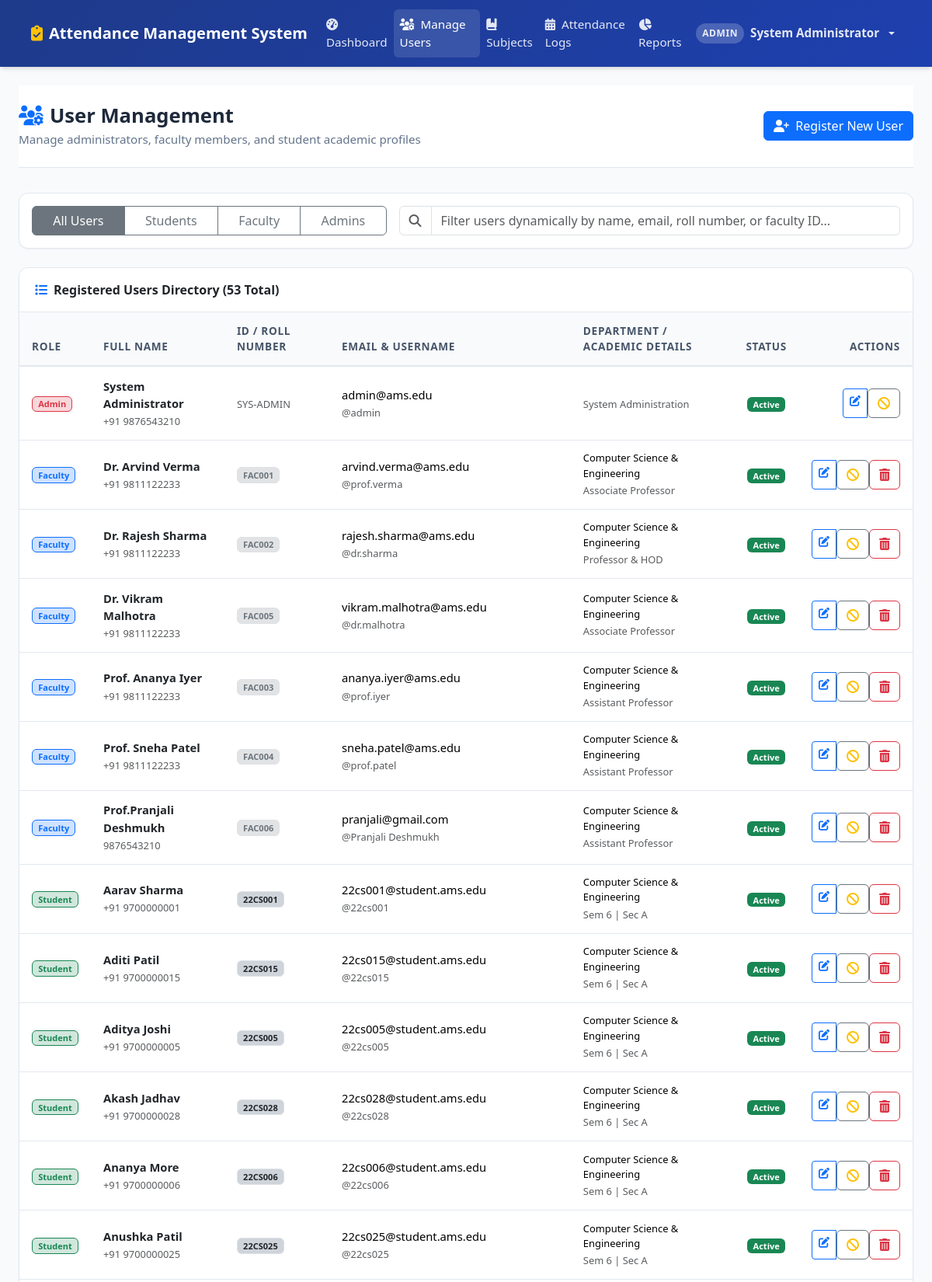
Page /admin/users (signed in, upper part) on the committed database.
### tables this page shows
CREATE TABLE users (
        id INTEGER PRIMARY KEY AUTOINCREMENT,
        username TEXT UNIQUE NOT NULL,
        email TEXT UNIQUE NOT NULL,
        password_hash TEXT NOT NULL,
        role TEXT NOT NULL CHECK(role IN ('admin', 'faculty', 'student')),
        full_name TEXT NOT NULL,
        phone TEXT,
        is_active INTEGER NOT NULL DEFAULT 1,
        created_at TIMESTAMP DEFAULT CURRENT_TIMESTAMP
    );

CREATE TABLE faculty (
        id INTEGER PRIMARY KEY AUTOINCREMENT,
        user_id INTEGER UNIQUE NOT NULL,
        faculty_id TEXT UNIQUE NOT NULL,
        department TEXT NOT NULL DEFAULT 'Computer Science & Engineering',
        designation TEXT NOT NULL DEFAULT 'Assistant Professor',
        FOREIGN KEY (user_id) REFERENCES users(id) ON DELETE CASCADE
    );

CREATE TABLE students (
        id INTEGER PRIMARY KEY AUTOINCREMENT,
        user_id INTEGER UNIQUE NOT NULL,
        roll_number TEXT UNIQUE NOT NULL,
        department TEXT NOT NULL DEFAULT 'Computer Science & Engineering',
        semester INTEGER NOT NULL DEFAULT 6,
        section TEXT NOT NULL DEFAULT 'A',
        batch_year TEXT NOT NULL DEFAULT '2022-2026',
        FOREIGN KEY (user_id) REFERENCES users(id) ON DELETE CASCADE
    );

### app.py (the view)
@app.route('/admin/users')
@role_required('admin')
def admin_users():
    role_filter = request.args.get('role', '').strip()
    search = request.args.get('search', '').strip()
    users = models.get_all_users(role=role_filter if role_filter else None, search=search if search else None)
    return render_template('admin/users.html', users=users, selected_role=role_filter, search=search)

### templates/admin/users.html (shortened to what this page needs)
{% extends 'base.html' %}
{% block content %}
<div class="page-header d-flex justify-content-between align-items-center flex-wrap gap-2">
    <div>
        <h1><i class="fa-solid fa-users-gear text-primary me-2"></i>User Management</h1>
        <p>Manage administrators, faculty members, and student academic profiles</p>
    </div>
    <div>
        <a href="{{ url_for('admin_create_user') }}" class="btn btn-primary">
            <i class="fa-solid fa-user-plus me-1"></i> Register New User
        </a>
    </div>
</div>
<div class="card mb-4">
    <div class="card-body">
        <div class="row g-3 align-items-center">
            <div class="col-md-6 col-lg-5">
                <div class="btn-group w-100" role="group">
                    <a href="{{ url_for('admin_users') }}" class="btn btn-outline-secondary {% if not selected_role %}active{% endif %}">
                        All Users
                    </a>
                    <a href="{{ url_for('admin_users', role='student') }}" class="btn btn-outline-secondary {% if selected_role == 'student' %}active{% endif %}">
                        Students
                    </a>
                    <a href="{{ url_for('admin_users', role='faculty') }}" class="btn btn-outline-secondary {% if selected_role == 'faculty' %}active{% endif %}">
                        Faculty
                    </a>
                    <a href="{{ url_for('admin_users', role='admin') }}" class="btn btn-outline-secondary {% if selected_role == 'admin' %}active{% endif %}">
                        Admins
                    </a>
                </div>
            </div>
            <div class="col-md-6 col-lg-7">
                <div class="input-group">
                    <span class="input-group-text bg-white text-muted"><i class="fa-solid fa-magnifying-glass"></i></span>
                    <input type="text"
                           class="form-control table-search-input"
                           data-table="usersTable"
                           placeholder="Filter users dynamically by name, email, roll number, or faculty ID...">
                </div>
            </div>
        </div>
    </div>
</div>
<div class="card">
    <div class="card-header d-flex justify-content-between align-items-center">
        <span class="fw-bold">
            <i class="fa-solid fa-list me-2 text-primary"></i>Registered Users Directory ({{ users|length }} Total)
        </span>
    </div>
    <div class="table-responsive">
        <table class="table table-custom table-hover align-middle mb-0" id="usersTable">
            <thead>
                <tr>
                    <th>Role</th>
                    <th>Full Name</th>
                    <th>ID / Roll Number</th>
                    <th>Email & Username</th>
                    <th>Department / Academic Details</th>
                    <th class="text-center">Status</th>
                    <th class="text-end">Actions</th>
                </tr>
            </thead>
            <tbody>
                {% for u in users %}
                    <tr>
                        <td>
                            {% if u.role == 'admin' %}
                                <span class="badge bg-danger-subtle text-danger border border-danger">Admin</span>
                            {% elif u.role == 'faculty' %}
                                <span class="badge bg-primary-subtle text-primary border border-primary">Faculty</span>
                            {% else %}
                                <span class="badge bg-success-subtle text-success border border-success">Student</span>
                            {% endif %}
                        </td>
                        <td>
                            <div class="fw-bold text-dark">{{ u.full_name }}</div>
                            <small class="text-muted">{{ u.phone or 'No phone added' }}</small>
                        </td>
                        <td>
                            {% if u.role == 'student' %}
                                <span class="badge bg-dark-subtle text-dark border">{{ u.roll_number }}</span>
                            {% elif u.role == 'faculty' %}
                                <span class="badge bg-secondary-subtle text-secondary border">{{ u.faculty_id }}</span>
                            {% else %}
                                <span class="text-muted small">SYS-ADMIN</span>
                            {% endif %}
                        </td>
                        <td>
                            <div>{{ u.email }}</div>
                            <small class="text-muted">@{{ u.username }}</small>
                        </td>
                        <td>
                            {% if u.role == 'student' %}
                                <small class="d-block">{{ u.student_dept }}</small>
                                <small class="text-muted">Sem {{ u.semester }} | Sec {{ u.section }}</small>
                            {% elif u.role == 'faculty' %}
                                <small class="d-block">{{ u.faculty_dept }}</small>
                                <small class="text-muted">{{ u.designation }}</small>
                            {% else %}
                                <small class="text-muted">System Administration</small>
                            {% endif %}
                        </td>
                        <td class="text-center">
                            {% if u.is_active %}
                                <span class="badge bg-success">Active</span>
                            {% else %}
                                <span class="badge bg-secondary">Inactive</span>
                            {% endif %}
                        </td>
                        <td class="text-end">
                            <div class="btn-group btn-group-sm">
                                <a href="{{ url_for('admin_edit_user', user_id=u.id) }}" class="btn btn-outline-primary" title="Edit User">
                                    <i class="fa-solid fa-pen-to-square"></i>
                                </a>
                                <form method="POST" action="{{ url_for('admin_toggle_user_status', user_id=u.id) }}" class="d-inline">
                                    <button type="submit" class="btn btn-outline-secondary" title="Toggle Status">
                                        <i class="fa-solid {% if u.is_active %}fa-ban text-warning{% else %}fa-check text-success{% endif %}"></i>
                                    </button>
                                </form>
                                {% if u.username != 'admin' %}
                                    <form method="POST" action="{{ url_for('admin_delete_user', user_id=u.id) }}" class="d-inline" onsubmit="return confirm('Are you sure you want to delete {{ u.full_name }}? This will permanently remove their records.');">
                                        <button type="submit" class="btn btn-outline-danger" title="Delete User">
                                            <i class="fa-solid fa-trash-can"></i>
                                        </button>
                                    </form>
                                {% endif %}
                            </div>
                        </td>
                    </tr>
                {% endfor %}
            </tbody>
        </table>
    </div>
</div>
{% endblock %}

### templates/base.html (shortened to what this page needs)
<!DOCTYPE html>
<html lang="en">
<head>
    <link href="https://cdn.jsdelivr.net/npm/bootstrap@5.3.3/dist/css/bootstrap.min.css" rel="stylesheet">
    <link href="https://cdnjs.cloudflare.com/ajax/libs/font-awesome/6.5.1/css/all.min.css" rel="stylesheet">
    <link href="{{ url_for('static', filename='css/style.css') }}" rel="stylesheet">
</head>
<body>
    <nav class="navbar navbar-expand-lg navbar-dark navbar-custom">
        <div class="container-fluid px-lg-4">
            <a class="navbar-brand" href="{{ url_for('index') }}">
                <i class="fa-solid fa-clipboard-check text-warning"></i>
                <span>Attendance Management System</span>
            </a>
            <div class="collapse navbar-collapse" id="amsNavbar">
                <ul class="navbar-nav me-auto mb-2 mb-lg-0">
                    {% if current_user.role == 'admin' %}
                        <li class="nav-item">
                            <a class="nav-link {% if request.endpoint == 'admin_dashboard' %}active{% endif %}" href="{{ url_for('admin_dashboard') }}">
                                <i class="fa-solid fa-gauge-high me-1"></i> Dashboard
                            </a>
                        </li>
                        <li class="nav-item">
                            <a class="nav-link {% if 'admin_users' in request.endpoint %}active{% endif %}" href="{{ url_for('admin_users') }}">
                                <i class="fa-solid fa-users-gear me-1"></i> Manage Users
                            </a>
                        </li>
                        <li class="nav-item">
                            <a class="nav-link {% if 'admin_subjects' in request.endpoint %}active{% endif %}" href="{{ url_for('admin_subjects') }}">
                                <i class="fa-solid fa-book-bookmark me-1"></i> Subjects
                            </a>
                        </li>
                        <li class="nav-item">
                            <a class="nav-link {% if request.endpoint == 'admin_attendance' %}active{% endif %}" href="{{ url_for('admin_attendance') }}">
                                <i class="fa-solid fa-calendar-days me-1"></i> Attendance Logs
                            </a>
                        </li>
                        <li class="nav-item">
                            <a class="nav-link {% if request.endpoint == 'admin_reports' %}active{% endif %}" href="{{ url_for('admin_reports') }}">
                                <i class="fa-solid fa-chart-pie me-1"></i> Reports
                            </a>
                        </li>
                    {% endif %}
                </ul>
                <ul class="navbar-nav ms-auto align-items-center">
                    {% if current_user.id %}
                        <li class="nav-item dropdown">
                            <a class="nav-link dropdown-toggle d-flex align-items-center gap-2" href="#" role="button" data-bs-toggle="dropdown">
                                <span class="navbar-badge">{{ current_user.role }}</span>
                                <span class="fw-semibold">{{ current_user.full_name }}</span>
                            </a>
                        </li>
                    {% endif %}
                </ul>
            </div>
        </div>
    </nav>
    <main class="py-4">
        <div class="container-fluid px-lg-4">
            {% block content %}{% endblock %}
        </div>
    </main>
</body>
</html>

### rows in the picture
users: full_name "System Administrator", role "Admin", phone "+91 9876543210", email "admin@ams.edu", username "admin", is_active "Active"
faculty: shows "Faculty", full_name "Dr. Arvind Verma", phone "+91 9811122233", faculty_id "FAC001", email "arvind.verma@ams.edu", username "prof.verma", faculty_dept "Computer Science & Engineering", designation "Associate Professor"
faculty: shows "Faculty", full_name "Dr. Rajesh Sharma", phone "+91 9811122233", faculty_id "FAC002", email "rajesh.sharma@ams.edu", username "dr.sharma", faculty_dept "Computer Science & Engineering", designation "Professor & HOD"
faculty: shows "Faculty", full_name "Dr. Vikram Malhotra", phone "+91 9811122233", faculty_id "FAC005", email "vikram.malhotra@ams.edu", username "dr.malhotra", faculty_dept "Computer Science & Engineering", designation "Associate Professor"
faculty: shows "Faculty", full_name "Prof. Ananya Iyer", phone "+91 9811122233", faculty_id "FAC003", email "ananya.iyer@ams.edu", username "prof.iyer", faculty_dept "Computer Science & Engineering", designation "Assistant Professor"
faculty: shows "Faculty", full_name "Prof. Sneha Patel", phone "+91 9811122233", faculty_id "FAC004", email "sneha.patel@ams.edu", username "prof.patel", faculty_dept "Computer Science & Engineering", designation "Assistant Professor"
faculty: shows "Faculty", full_name "Prof.Pranjali Deshmukh", phone "9876543210", faculty_id "FAC006", email "pranjali@gmail.com", username "Pranjali Deshmukh", faculty_dept "Computer Science & Engineering", designation "Assistant Professor"
students: shows "Student", full_name "Aarav Sharma", phone "+91 9700000001", roll_number "22CS001", email "22cs001@student.ams.edu", username "22cs001", student_dept "Computer Science & Engineering", semester "6", section "A"
students: shows "Student", full_name "Aditi Patil", phone "+91 9700000015", roll_number "22CS015", email "22cs015@student.ams.edu", username "22cs015", student_dept "Computer Science & Engineering", semester "6", section "A"
students: shows "Student", full_name "Aditya Joshi", phone "+91 9700000005", roll_number "22CS005", email "22cs005@student.ams.edu", username "22cs005", student_dept "Computer Science & Engineering", semester "6", section "A"
students: shows "Student", full_name "Akash Jadhav", phone "+91 9700000028", roll_number "22CS028", email "22cs028@student.ams.edu", username "22cs028", student_dept "Computer Science & Engineering", semester "6", section "A"
students: shows "Student", full_name "Ananya More", phone "+91 9700000006", roll_number "22CS006", email "22cs006@student.ams.edu", username "22cs006", student_dept "Computer Science & Engineering", semester "6", section "A"
students: shows "Student", full_name "Anushka Patil", phone "+91 9700000025", roll_number "22CS025", email "22cs025@student.ams.edu", username "22cs025", student_dept "Computer Science & Engineering", semester "6", section "A"

### other values in the picture
{{ current_user.role }} "ADMIN"
{{ users|length }} "53"
